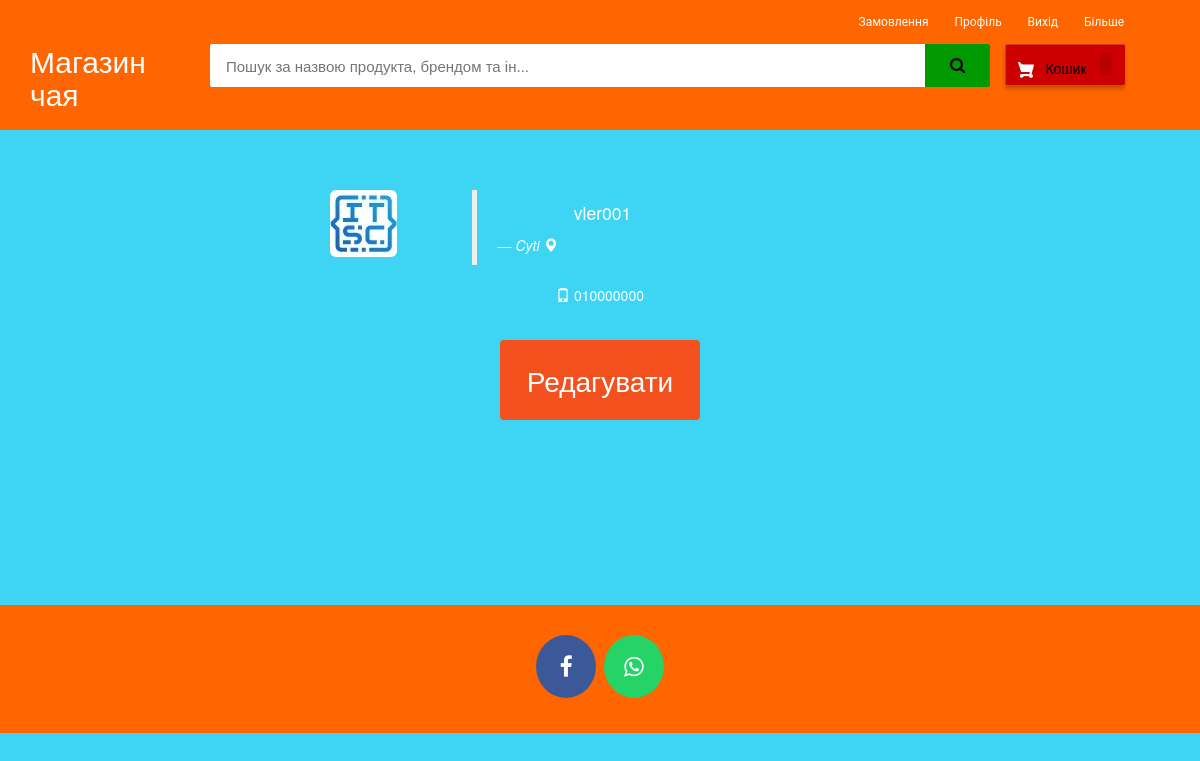
Screenshot of /my-profile (signed in) with the database file from the repository.
### ecom/models.py (models this page shows, shortened)
class Customer(models.Model):
    user = models.OneToOneField(User, on_delete=models.CASCADE)
    profile_pic = models.ImageField(upload_to='profile_pic/CustomerProfilePic/', null=True, blank=True)
    address = models.CharField(max_length=40)
    mobile = models.CharField(max_length=20, null=False)

### ecom/views.py (the view)
# urls.py: path('my-profile', views.my_profile_view,name='my-profile'),
@login_required(login_url='customerlogin')
@user_passes_test(is_customer)
def my_profile_view(request):
    customer = models.Customer.objects.get(user_id=request.user.id)
    return render(request, 'ecom/my_profile.html', {'customer': customer})

### ecom/views.py (called while the page is built)
def is_customer(user):
    return user.groups.filter(name='CUSTOMER').exists()

### templates/ecom/my_profile.html (shortened to what this page needs)
{% extends 'ecom/customer_base.html' %}
{% load static %}
{% block content %}
<br><br><br>
<div style="padding-left:300px;" class="container">
        <div class="col-sm-2 col-md-2">
            <img src="{% static customer.profile_pic.url %}"   alt="profile pic" class="img-rounded img-responsive" />
        </div>
        <div class="col-sm-4 col-md-4">
            <blockquote style="color: white;">
                <p>{{request.user}}</p> <small style="color: white;"><cite title="Source Title">{{customer.address}}  <i class="glyphicon glyphicon-map-marker"></i></cite></small>
            </blockquote>
            <p style="color: white;"> <i class="glyphicon glyphicon-phone" ></i> {{customer.mobile}}
            </p>
        </div>
</div>
<br>
<div style="text-align: center;">
  <a href="/edit-profile"><button class="button" ><span>Редагувати </span></button></a>
</div>
<br><br><br><br><br><br>
{% endblock content %}

### templates/ecom/customer_base.html (style rules this page uses)
body { background-color: #ebe0e0 }
p { text-align: center; }

### templates/ecom/my_profile.html (style rules this page uses)
body { background-color:#3dd5f3; }
.button { display: inline-block; border-radius: 4px; background-color: #f4511e; border: none; color: #FFFFFF; text-align: center; font-size: 28px; padding: 20px; width: 200px; transition: all 0.5s; cursor: pointer; margin: 5px; }
.button span { cursor: pointer; display: inline-block; position: relative; transition: 0.5s; }
.button span:after { content: '\00bb'; position: absolute; opacity: 0; top: 0; right: -20px; transition: 0.5s; }

### rows the page displays
Customer: profile_pic (picture), address "Cyti", mobile "010000000"

### other values shown
{{ request.user }} "vler001"
